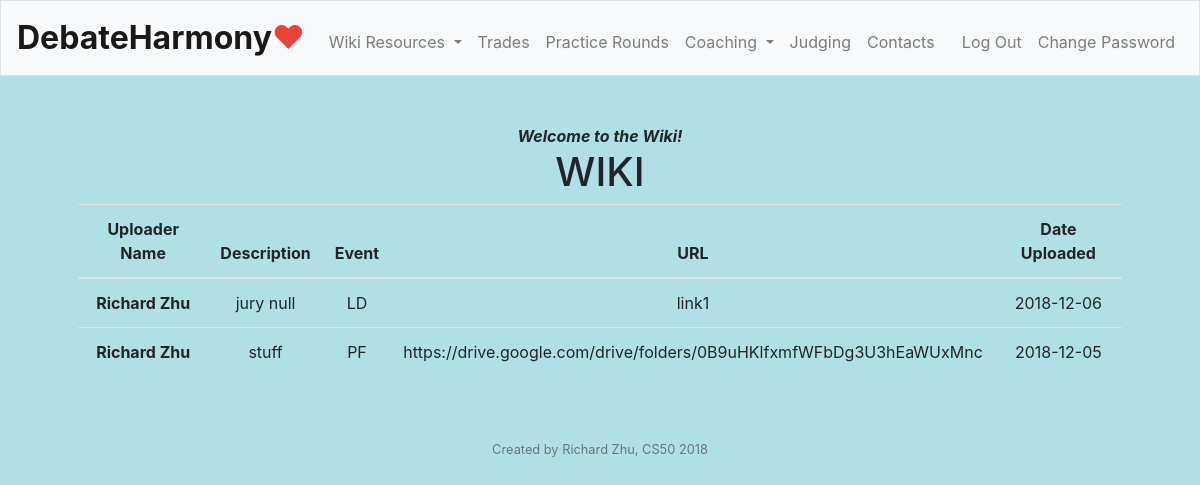
/wikiaccess (signed in), run on the app's committed database.
### tables this page shows
CREATE TABLE 'wiki' ('name' text,'event' text, 'description' text, 'url' text,'date' date DEFAULT CURRENT_DATE);

### application.py (the view)
@app.route("/wikiaccess", methods=["GET"])
@login_required
def wikiaccess():
    wiki = db.execute("SELECT * FROM wiki ORDER BY date DESC")
    wlength = len(wiki)
    return render_template("wikiaccess.html", wiki=wiki, wlength=wlength)

### application.py (called while the page is built)
@app.after_request
def after_request(response):
    response.headers["Cache-Control"] = "no-cache, no-store, must-revalidate"
    response.headers["Expires"] = 0
    response.headers["Pragma"] = "no-cache"
    return response

### helpers.py (called while the page is built)
def login_required(f):
    @wraps(f)
    def decorated_function(*args, **kwargs):
        if session.get("user_id") is None:
            return redirect("/login")
        return f(*args, **kwargs)
    return decorated_function

### templates/wikiaccess.html (shortened to what this page needs)
{% extends "layout.html" %}
{% block main %}
<div>
    <header class="welcome">
        Welcome to the Wiki!
    </header>
</div>
<div>
    <h1>
        WIKI
    </h1>
    <table class="table">
        <thead>
            <tr>
                <th scope="col">Uploader Name</th>
                <th scope="col">Description</th>
                <th scope="col">Event</th>
                <th scope="col">URL</th>
                <th scope="col">Date Uploaded</th>
            </tr>
        </thead>
        <tbody>
            {% for w in range (wlength) %}
            <tr>
                <th scope="row">{{wiki[w]["name"]}}</th>
                <td>{{wiki[w]["description"]}}</td>
                <td>{{wiki[w]["event"]}}</td>
                <td>{{wiki[w]["url"]}}</td>
                <td>{{wiki[w]["date"]}}</td>
            </tr>
            {% endfor %}
        </tbody>
    </table>
</div>
{% endblock %}

### static/styles.css (style rules this page uses)
.welcome { font-size: 100; font-style: italic; font-weight: bold; text-align: center; }

### data on the page
wiki: name "Richard Zhu", description "jury null", event "LD", url "link1", date "2018-12-06"
wiki: name "Richard Zhu", description "stuff", event "PF", url "https://drive.google.com/drive/folders/0B9uHKlfxmfWFbDg3U3hEaWUxMnc", date "2018-12-05"
